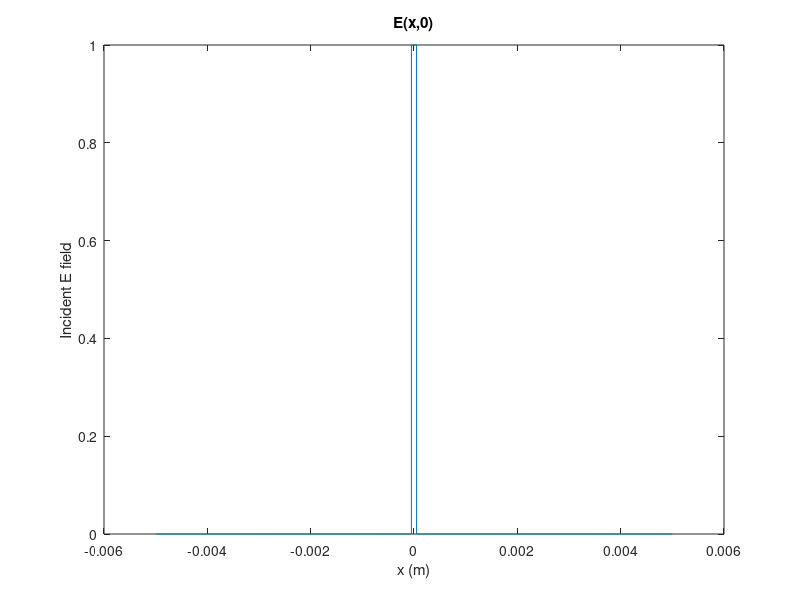

The MATLAB source for this figure: (Note: this script raises an error after producing the figure.)
% Fourier Optics, Homework #3 - Bohan Zhang
% Part b
clear; clc; close all;

% save img path (end it with a '\')
% make sure the folder already exists beforehand
figs_path = 'C:\Users\beezy_000\Google Drive\CU Boulder\coursework\2016 Fall\Fourier Optics\HW\hw2\latex\figs\part2_e\';
save_off = true;

%% Parameters

% assuming an incident E field of a plane wave
lambda0 = 1e-6;         % 1 um wavelength
n0 = 1;                 % medium index of refraction
lambda = lambda0/n0;    % material wavelength
k = 2*pi/lambda;        % material wavenumber

% Lens parameters
L = 100*lambda; % length of slit
z_l = 1*((L/2)^2)/lambda;      % distance to lens (m)
f = z_l;
theta_parax = atan( lambda/L ); % paraxial angle
D = [10] .* 2*(lambda*z_l)/L;
% D = [20, 5, 1] .* 2*(lambda*z_l)/L;
% D = 100000 * 2*(lambda*z_l)/L;
NA = n0*D/(2*f);

% Defining the space for proper DFT
W = 100*L;
dx = (lambda/4);
Nx = W/dx;
x = ( -Nx/2:((Nx/2)-1) ) .* dx;               % space vector (centered around 0) (m)
fx = ( -Nx/2:((Nx/2)-1) ) .* (1/(Nx*dx));     % frequency vector (centered around 0) (1/m)

% propagation distance(s)
n_z = 100;                  % number of Z's i wanna make
ff_factor = 1;              % how many far fields i wanna go to
z = linspace(0,1,n_z).*z_l; % z's to propagate to

%% Generate incident field

e_x0 = double( abs(x) <= L/2);

% plot the incident field
figure;
plot(x, e_x0);
xlabel('x (m)'); ylabel('Incident E field'); title('E(x,0)');
save_fig_multiformat( gcf, figs_path, ['Ex_0'], save_off);

% Compute the R.S. Propagation to the lens
[ E_XZ_l, FZ_l, E_fxfz_l ] = RS_prop( x, fx, e_x0, z, lambda0, n0 );

% take the e field at the lens
e_xz_l = E_XZ_l(end,:);
fz_l = FZ_l(end,:);

e_xz_image_all = [];
for ii = 1:length(D)
    
    fprintf('running RS prop for D = %f\n', D(ii));

    % Multiply by lens factor
    t_l = exp(-1i* (k/(2*f)) .* (x.^2) );
    pupil_l = double(abs(x) <= D(ii)/2);
    e_xz_l_plus = e_xz_l .* t_l .* pupil_l;

    % Compute the R.S. Propagation to the lens
    z2 = [z];
    [ E_XZ_image, FZ_image, E_fxfz_image ] = RS_prop( x, fx, e_xz_l_plus, z2, lambda0, n0 );
    
    % take the e field at the maximum z to plot
    e_xz_image_all = [e_xz_image_all; E_XZ_image(end,:)];
    
end

fprintf('Finished RS Prop\n\n');

%% Plotting fields at lens

% % plot the propagated field
% figure;
% plot(x, abs(e_xz_l));
% xlabel('x (m)'); ylabel('Propagated E Field');
% title('E(x,z) (abs)');
% save_fig_multiformat( gcf, figs_path, ['Ex_zmax'], save_off);
% 
% % Plot the field in 2D space, amp
% figure;
% imagesc( z, x, (abs(E_XZ_l))');
% title('Amplitude of propagated field up to lens');
% xlabel('z (m)'); ylabel('x (m)');
% colorbar
% set(gca,'YDir','normal')
% save_fig_multiformat( gcf, figs_path, ['Ex_z_all'], save_off);
% 
% % Plot the field in 2D space, amp
% figure;
% imagesc( z, x, log10((abs(E_XZ_l))'));
% title('Amplitude of propagated field up to lensm, log scale');
% xlabel('z (m)'); ylabel('x (m)');
% colorbar
% set(gca,'YDir','normal')
% save_fig_multiformat( gcf, figs_path, ['Ex_z_all'], save_off);

%% Plotting image

% take the e field at the maximum z to plot
e_xz_image = E_XZ_image(end,:);
fz_image = FZ_image(end,:);

% plot the propagated field
figure;
plot(x, abs(e_xz_image));
xlabel('x (m)'); ylabel('Propagated E Field');
title('E(x,z) (abs) at image');
save_fig_multiformat( gcf, figs_path, ['Ex_zmax'], save_off);

% Plot the field in 2D space, amp
z_all = [z, z2 + z_l];
figure;
imagesc( z_all, x, (abs([E_XZ_l; E_XZ_image])).' );
title('Amplitude of propagated field from object to image');
xlabel('z (m)'); ylabel('x (m)');
colorbar
ylim([ -10*L, 10*L ]);
set(gca,'YDir','normal')
save_fig_multiformat( gcf, figs_path, ['Ex_z_all'], save_off);

% plot the propagated field versus incident field
figure;
plot(x, abs(e_xz_image), 'b-', 'LineWidth', 1.5); hold on;
plot(x, abs(e_x0), 'r-', 'LineWidth', 1.5);
xlabel('x (m)'); ylabel('E Field');
legend('Field at image', 'Incident Field');
title('E(x,z) (abs) at image versus incident field');
xlim([min(x)/10.0, max(x)/10.0]);
save_fig_multiformat( gcf, figs_path, ['Ex_zmax'], save_off);

% plot image versus NA
e_xz_th = L/(1i*lambda*z_all(end)) .* sinc ( (L/(lambda*z_all(end))) * x);
figure;
plot(x, imag(e_xz_image_all), x, e_x0, '--'); hold on;
plot(x, e_xz_th);
xlabel('x (m)'); ylabel('E field (real)');
title('Field (real) at image and object, for object at f');
xlim( [ -L, L  ] );
legendstr = {};
for ii = 1:length(D)
   legendstr{end+1} = ['NA = ', num2str(NA(ii))];
end
legendstr{end+1} = 'Object';
legendstr{end+1} = 'Analytical';
legend(legendstr);
makeFigureNice( [800, 500] );

% plot phase of image?
figure;
plot(x, unwrap(angle(e_xz_image_all) * 180/pi) );
xlabel('x (m)'); ylabel('E field phase (degrees)');
title('Field (phase) at image, for object and image at f');
xlim( [ -L, L  ] );

% plot imaginary part of image?
figure;
plot(x, imag(e_xz_image_all) );
xlabel('x (m)'); ylabel('E field imaginary component');
title('Field (imaginary component) at image, for object and image at f');
xlim( [ -L, L  ] );

% 
% % plot the propagated field
% % figure;
% % plot(x, (angle(e_xz)));
% % xlabel('x (m)'); ylabel(['Propagated E Field @ Z = ' + num2str(z(end))]);
% % title('E(x,z) (phase)');
% 
% % Plot the field in 2D space, amp
% figure;
% imagesc( z, x, (abs(E_XZ))');
% title('Amplitude of propagated field');
% xlabel('z (m)'); ylabel('x (m)');
% colorbar
% set(gca,'YDir','normal')
% save_fig_multiformat( gcf, figs_path, ['Ex_z_all'], save_off);
% 
% % Plot the field in 2D space, phase
% figure;
% imagesc( z, x, (angle(E_XZ))');
% title('Phase of propagated field');
% xlabel('z (m)'); ylabel('x (m)');
% colorbar
% set(gca,'YDir','normal')
% 
% % Plot the field in 2D space, real
% figure;
% imagesc( z, x, (abs(real(E_XZ)))');
% title('Real propagated field');
% xlabel('z (m)'); ylabel('x (m)');
% colorbar
% set(gca,'YDir','normal')
% 
% % Plot the field in 2D space, imag
% figure;
% imagesc( z, x, (imag(E_XZ))');
% title('Imag propagated field');
% xlabel('z (m)'); ylabel('x (m)');
% colorbar
% set(gca,'YDir','normal')
% 
% % Plot power
% S = abs(E_XZ).^2; % intensity
% P = sum( S, 2); % integral of intensity
% figure;
% plot(z, P);
% xlabel('z (m)'); ylabel('Total power'); title('Power vs. Z');

%% The analytical Solution

% % plot the fraunhoffer limit (far field)
% % max_z = z(end);
% z = z( z >= ff );
% [X,Z] = meshgrid(x,z);
% e_xz_fraun = (exp(1i*Z*k)./(1i*lambda*Z)) .* (exp(1i*k*(X.^2)./(2.*Z))) .* sinc(L.*X./(lambda*Z));
% E_analytical = e_xz_fraun;
% 
% % Plot the field in 2D space
% figure;
% imagesc( z, x, (abs(E_analytical))');
% title('Amplitude of propagated field, analytical');
% xlabel('z (m)'); ylabel('x (m)');
% colorbar
% set(gca,'YDir','normal')
% save_fig_multiformat( gcf, figs_path, ['Ex_z_all_fraun'], save_off);
% 
% % Plot the field in 2D space
% % figure;
% % imagesc( z, x, (angle(E_analytical))');
% % title('Phase of propagated field, analytical');
% % xlabel('z (m)'); ylabel('x (m)');
% % colorbar
% % set(gca,'YDir','normal')
% 
% % Plot the field in 2D space
% % figure;
% % imagesc( z, x, (real(E_analytical))');
% % title(['E(x,z) versus z, real, Analytical solution, \theta_i = ', num2str(theta_i*180/pi) ]);
% % xlabel('z (m)'); ylabel('x (m)');
% % colorbar
% % set(gca,'YDir','normal')
% % save_fig_multiformat( gcf, figs_path, ['Exz_vs_z_analytical']);
% % 
% % % Plot the field in 2D space
% % figure;
% % imagesc( z, x, (imag(E_analytical))');
% % title('Imag propagated field, analytical');
% % xlabel('z (m)'); ylabel('x (m)');
% % colorbar
% % set(gca,'YDir','normal')
% 
% % e_xz_fraun = e_xz_fraun./length(x);
% % e_xz_fraun = L .* sinc(L.*x./(lambda*z));
% 
% % Plot fraunhoffer vs. angle at max z
% theta = 180*atan(x/z(end))/pi;
% figure;
% plot(theta, abs(E_analytical(end,:) ) );
% xlabel('Angle (degrees)'); ylabel('E');
% title(['E(x,z) Fraunhoffer (amplitude) vs. angle at z = ', num2str(z(end)), ' m']);
% save_fig_multiformat( gcf, figs_path, ['Ex_zmax_fraun'], save_off );
% 
% % Plot comparison between fraunhoffer and actual
% figure;
% plot(theta, abs(e_xz)./max(abs(e_xz)), 'LineWidth', 2 ); hold on;
% plot(theta, abs(E_analytical(end,:))./max(abs(E_analytical(end,:))), 'LineWidth', 2, 'LineStyle', '--' ); 
% xlabel('Angle (degrees)'); ylabel('E');
% title('Comparison of Rayleigh Sommerfield and Fraunhoffer');
% legend( 'Numerical', 'Fraunhoffer');
% save_fig_multiformat( gcf, figs_path, ['exz_num_vs_fraun_cmp'], save_off );
% 
% % plot transfer function fz vs fx
% figure;
% plot( fx, real(FZ(1,:)), 'b-', 'LineWidth', 2 ); hold on;
% plot( fx, imag(FZ(1,:)), 'r-', 'LineWidth', 2);
% xlabel('f_x (m^{-1})'); ylabel('f_z (m^{-1})');
% legend('Real', 'Imaginary');
% title('f_z versus f_x');
% 
% % plot transfer function fz vs n
% figure;
% plot( real(FZ(1,:)), 'b-', 'LineWidth', 2 ); hold on;
% plot( imag(FZ(1,:)), 'r-', 'LineWidth', 2);
% xlabel('index'); ylabel('f_z (m^{-1})');
% legend('Real', 'Imaginary');
% title('f_z versus f_x');

% %% Plotting power vs spatial freq
% 
% % indexes of the f_x's i wanna choose
% n_fx1 = 2300;
% n_fx2 = 3000;
% n_fx3 = 3300;
% n_fx4 = 4000;
% n_fx =[2300 3000 3300 4000].*(400/4000);
% 
% % spectrums at those f_x's
% Efx1 = ifftshift(E_fxfz(:,n_fx(1)));
% Efx2 = ifftshift(E_fxfz(:,n_fx(2)));
% Efx3 = ifftshift(E_fxfz(:,n_fx(3)));
% Efx4 = ifftshift(E_fxfz(:,n_fx(4)));
% 
% % powers
% Pfx1 = abs(Efx1).^2;
% Pfx2 = abs(Efx2).^2;
% Pfx3 = abs(Efx3).^2;
% Pfx4 = abs(Efx4).^2;
% 
% % plotting
% figure;
% plot( z, Pfx1, 'b-' ); hold on
% plot( z, Pfx2, 'r-' );
% plot( z, Pfx3, 'b--' );
% plot( z, Pfx4, 'r--' );
% legendstrs = {};
% for ii = 1:4
%     legendstrs{end+1} = ['f_x = ', num2str(fx(n_fx(ii))), ' m^{-1}'];
% end
% xlabel('z (m)'); ylabel('Power');
% legend(legendstrs);
% title('Power of E(f_x) for different f_x vs. z');
% 
% % theory
% fz_chosen = FZ(:,n_fx);
% Pdecay = exp(1i * 2 * 2 * pi * fz_chosen .* repmat(z',1,4));
% 
% % plotting
% figure;
% plot( z, abs(Pdecay(:,1)), 'r-', 'LineWidth', 2 ); hold on;
% plot( z, Pfx1./max(Pfx1), 'b--', 'LineWidth', 2  );
% legend('Analytical', 'Numerical');
% xlabel('z (m)'); ylabel('Power');
% title(['Power vs. z for f_x = ', num2str( fx(n_fx(1))), ' m^{-1}' ]);
% save_fig_multiformat( gcf, figs_path, ['p_vs_z_fx1'], save_off);
% 
% figure;
% plot( z, abs(Pdecay(:,3)), 'r-', 'LineWidth', 2 ); hold on;
% plot( z, Pfx3./max(Pfx3), 'b--', 'LineWidth', 2  );
% legend('Analytical', 'Numerical');
% xlabel('z (m)'); ylabel('Power');
% title(['Power vs. z for f_x = ', num2str( fx(n_fx(3))), ' m^{-1}' ]);
% save_fig_multiformat( gcf, figs_path, ['p_vs_z_fx3'], save_off);
% 
% figure;
% plot( z, abs(Pdecay(:,2)), 'r-', 'LineWidth', 2 ); hold on;
% plot( z, Pfx2./max(Pfx2), 'b--', 'LineWidth', 2  );
% legend('Analytical', 'Numerical');
% xlabel('z (m)'); ylabel('Power');
% title(['Power vs. z for f_x = ', num2str( fx(n_fx(2))), ' m^{-1}' ]);
% save_fig_multiformat( gcf, figs_path, ['p_vs_z_fx2'], save_off);
% 
% figure;
% plot( z, abs(Pdecay(:,4)), 'r-', 'LineWidth', 2  ); hold on;
% plot( z, Pfx4./max(Pfx4), 'b--', 'LineWidth', 2  );
% legend('Analytical', 'Numerical');
% xlabel('z (m)'); ylabel('Power');
% title(['Power vs. z for f_x = ', num2str( fx(n_fx(4))), ' m^{-1}' ]);
% save_fig_multiformat( gcf, figs_path, ['p_vs_z_fx4'], save_off);

% figure;
% plot(x, angle(e_xz_fraun));
% xlabel('x (m)'); ylabel('E');
% title('E(x,z) Fraunhoffer (phase)');
% 
% figure;
% plot(x, abs(e_xz_fraun)./max(abs(e_xz_fraun)) ); hold on;
% plot(x, abs(e_xz)./max(abs(e_xz)) );
% xlabel('x (m)'); ylabel('E');
% title('Comparison of Rayleigh Sommerfield and Fraunhoffer');






